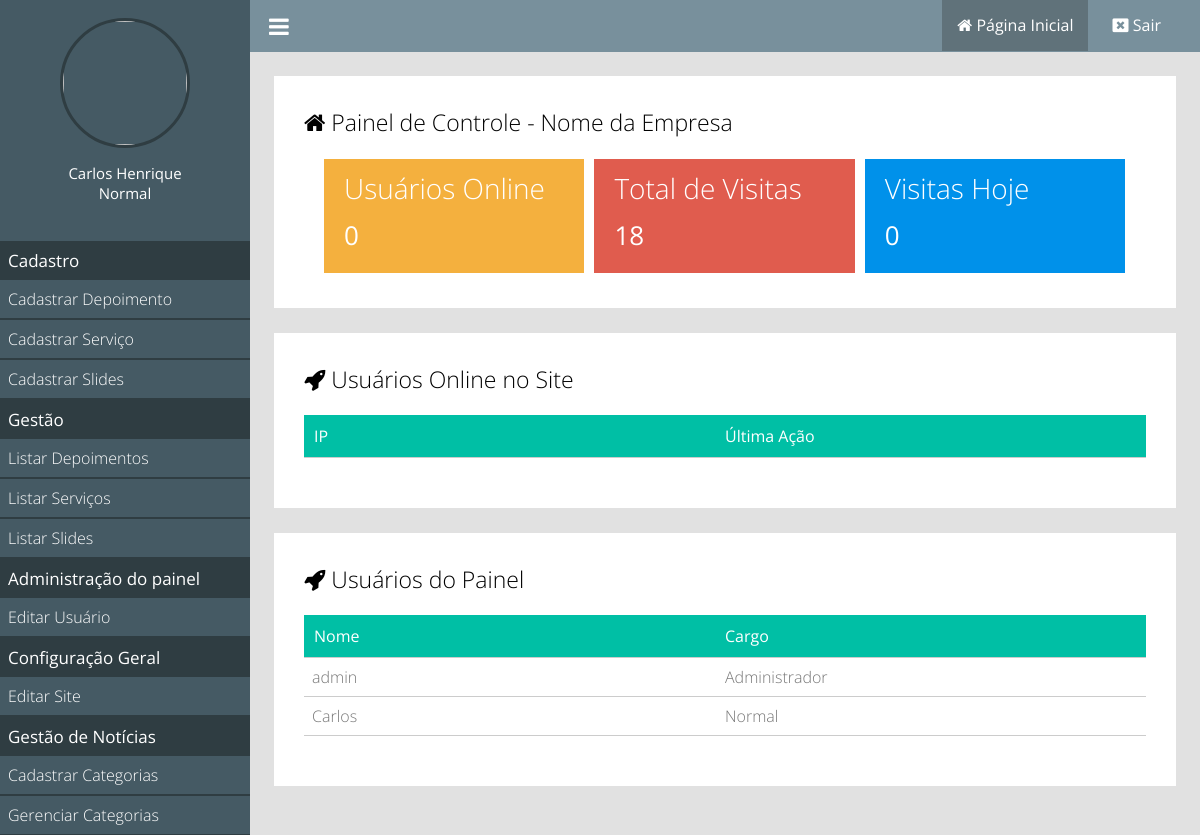
Page /painel/ (signed in) on the committed database.
### classes/MySql.php (called while the page is built)
<?php
	class MySql{
		private static $pdo;
		public static function conectar(){
			if(self::$pdo == null){
				try{
				self::$pdo = new PDO('mysql:host='.HOST.';dbname='.DATABASE,USER,PASSWORD,array(PDO::MYSQL_ATTR_INIT_COMMAND => "SET NAMES utf8"));
				self::$pdo->setAttribute(PDO::ATTR_ERRMODE,PDO::ERRMODE_EXCEPTION);
				}catch(Exception $e){
					echo '<h2>Erro ao conectar</h2>';
				}
			}
			return self::$pdo;
		}
	}
?>

### painel/pages/home.php (the view, shortened to what this page needs)
<?php
	$usuariosOnline = Painel::listarUsuariosOnline();
	$pegarVisitasTotais = MySql::conectar()->prepare("SELECT * FROM `tb_admin.visitas`");
	$pegarVisitasTotais->execute();
	$pegarVisitasTotais = $pegarVisitasTotais->rowCount();
	$pegarVisitasHoje = MySql::conectar()->prepare("SELECT * FROM `tb_admin.visitas` WHERE dia = ?");
	$pegarVisitasHoje->execute(array(date('Y-m-d')));
	$pegarVisitasHoje = $pegarVisitasHoje->rowCount();
?>
<div class="box-content w100">
		<h2><i class="fa fa-home"></i> Painel de Controle - <?php echo NOME_EMPRESA ?></h2>
		<div class="box-metricas">
			<div class="box-metrica-single">
				<div class="box-metrica-wraper">
					<h2>Usuários Online</h2>
					<p><?php echo count($usuariosOnline); ?></p>
				</div>
			</div>
			<div class="box-metrica-single">
				<div class="box-metrica-wraper">
					<h2>Total de Visitas</h2>
					<p><?php echo $pegarVisitasTotais; ?></p>
				</div>
			</div>
			<div class="box-metrica-single">
				<div class="box-metrica-wraper">
					<h2>Visitas Hoje</h2>
					<p><?php echo $pegarVisitasHoje; ?></p>
				</div>
			</div>
		</div>
</div>
<div class="box-content w100 left">
<h2><i class="fa fa-rocket" aria-hidden="true"></i> Usuários Online no Site</h2>
	<div class="table-responsive">
		<div class="row">
			<div class="col">
				<span>IP</span>
			</div>
			<div class="col">
				<span>Última Ação</span>
			</div>
		</div>
	</div>
</div>
<div class="box-content w100 right">
<h2><i class="fa fa-rocket" aria-hidden="true"></i> Usuários do Painel</h2>
	<div class="table-responsive">
		<div class="row">
			<div class="col">
				<span>Nome</span>
			</div>
			<div class="col">
				<span>Cargo</span>
			</div>
		</div>
		<?php
			$usuariosPainel = MySql::conectar()->prepare("SELECT * FROM `tb_admin.usuarios`");
			$usuariosPainel->execute();
			$usuariosPainel = $usuariosPainel->fetchAll();
			foreach ($usuariosPainel as $key => $value) {
		?>
		<div class="row">
			<div class="col">
				<span><?php echo $value['user'] ?></span>
			</div>
			<div class="col">
				<span><?php echo pegaCargo($value['cargo']); ?></span>
			</div>
		</div>
		<?php } ?>
	</div>
</div>

### painel/css/style.css (style rules this page uses)
* { margin: 0; padding: 0; box-sizing: border-box; font-family: "Open Sans"; }
html,body { height: 100%; background: rgb(225,225,225); }
body { overflow-x: hidden; }
.w100 { width: 100%; }
.left { float: left; }
.right { float: right; }
.box-content { background: white; padding: 30px; margin-bottom: 25px; }
.box-content h2 { font-weight: 300; font-size: 23px; }
.box-metricas { margin-top:16px; padding:0 15px; }
.box-metrica-single { float: left; position: relative; width: 33.3%; background: #F4B03E; border: 5px solid white; }
.box-metricas .box-metrica-single:nth-of-type(2) { background: #E05C4E; }
.box-metricas .box-metrica-single:nth-of-type(3) { background: #0091ea; }
.box-metrica-wraper { padding: 10px 20px; text-align: left; color: white; }
.box-metrica-wraper h2 { font-size: 28px; }
.box-metrica-wraper p { padding: 10px 0; font-size: 26px; }
.table-responsive { margin:20px auto; font-weight: 300; }
.table-responsive .row:nth-of-type(1) { font-weight: normal; background: #00bfa5; padding: 10px; color: white; }
.table-responsive .row { color: #777; padding: 8px; border-bottom: 1px solid #ccc; }
.col { float: left; width: 50%; }

### rows in the picture
tb_admin.usuarios: user "admin", cargo "Administrador"
tb_admin.usuarios: user "Carlos", cargo "Normal"

### other values in the picture
$_SESSION['nome'] "Carlos Henrique"
pegaCargo($_SESSION['cargo']) "Normal"
NOME_EMPRESA "Nome da Empresa"
count($usuariosOnline) "0"
$pegarVisitasTotais "18"
$pegarVisitasHoje "0"
